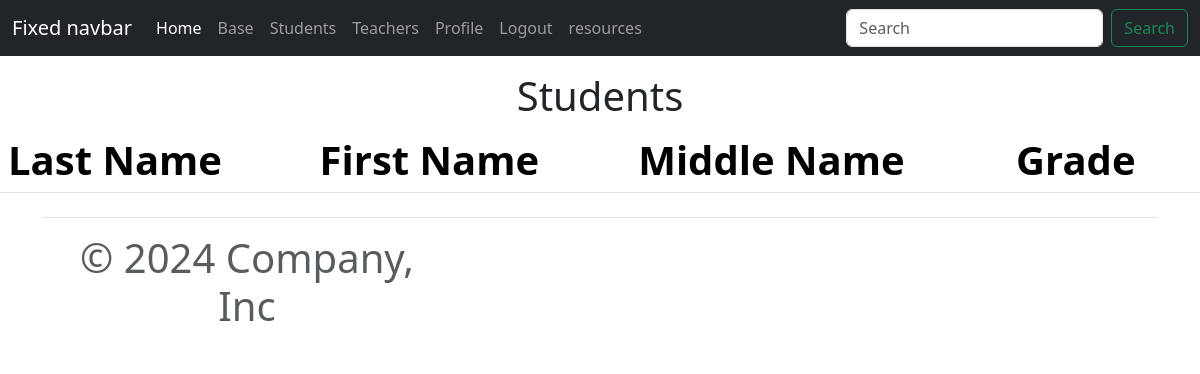
/students/ (signed in), run on an earlier commit of the app's database.
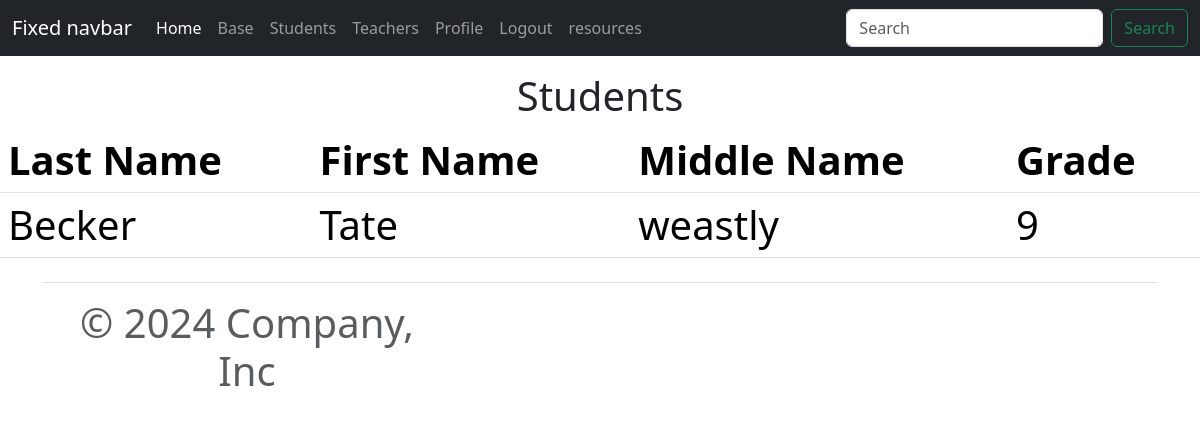
And on a later commit of the database.
### tutorialapp/models.py (models this page shows, shortened)
class Student (models.Model):
    GRADES =(
        ('9','9'),
        ('10','10'),
        ('11','11'),
        ('12','12'),
    )
    firstname = models.CharField(max_length=200, null=True, verbose_name="First Name: ")
    lastname = models.CharField(max_length=200, null=True, verbose_name="Last Name: ")
    middlename = models.CharField(max_length=200, null=True, verbose_name="Middle Name: ")
    grade = models.CharField(max_length=200, null=True, choices=GRADES, verbose_name="Grade: ")

### tutorialapp/views.py (the view)
# urls.py: path('students/', views.students, name='students'),
def students(request):
    students = Student.objects.all() #gets all records and saves to a students list
    context={
        'students' :students, #exports students list to the template(webpage)
    }
    return render(request, 'students.html', context)

### tutorialapp/templates/students.html (shortened to what this page needs)
{% extends 'base.html' %}
{%block content%}
{% if user.is_authenticated %}
<br><br><br>
<center><h1>Students<h1><center>
<table class="table table-striped">
    <thead>
        <th>Last Name<th/>
        <th>First Name<th/>
        <th>Middle Name<th/>
        <th>Grade<th/>
    <thead>
        {% for i in students %}
            <tr>
                <td>{{ i.lastname }}<td/>
                <td>{{ i.firstname}}<td/>
                <td>{{i.middlename}}<td/>
                <td>{{i.grade}}<td/>
        {% endfor %}
</table>
{% else %}
<br>
<br>
<h1>sorry you must be logged in to view this page...</h1>
{% endif %}
{% endblock %}

What changed in the data, as far as the page shows it:
added Student: lastname "Becker", firstname "Tate", middlename "weastly", grade "9"
